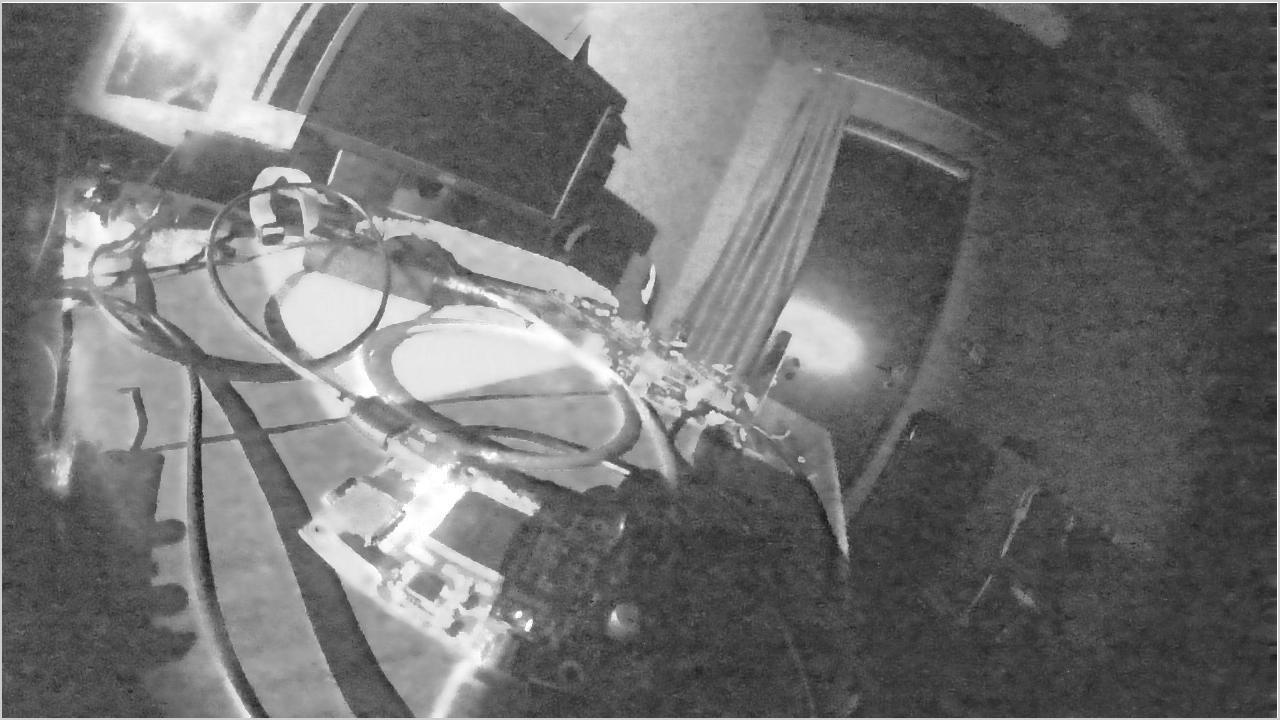
#> input picture image/b_channel_filtered_10.jpg, 1280 x 720 px; the run also reads 1 picture not shown here
$ python test.py
#> lines starting #> are read from the running program, lines starting #| are printed output that depends on the picture
import cv2
import matplotlib.pyplot as plt
import numpy as np

img_origin = cv2.imread('./image/b_channel_filtered_10.jpg')
#> img_origin is the input picture: shape (720, 1280, 3); min 22, max 255, mean 114.2
img_decoder = cv2.imread('./python_out/sample.jpg')

img_diff = (abs(img_origin - img_decoder)) * 10
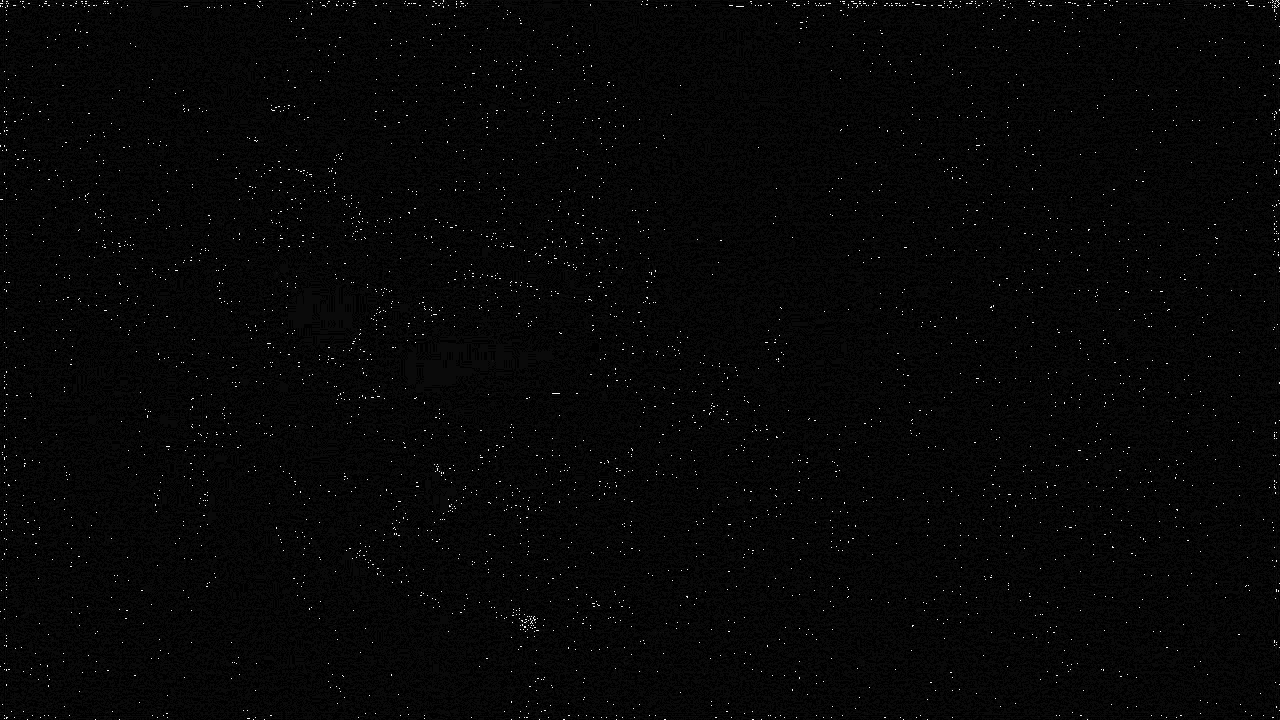
#> img_diff: shape (720, 1280, 3); min 0, max 246, mean 6.3

img_out = np.zeros((720,1280,1),np.uint8)
for i in range(720):
    for j in range(1280):
        img_out[i][j] = 255


cv2.imwrite('./image/white_1280.jpg',img_out,[int(cv2.IMWRITE_JPEG_QUALITY),75])

plt.figure('原始图片与解码图片的对比')
plt.subplot(2,2,1);plt.imshow(img_origin);plt.axis('off');plt.title('origin')
plt.subplot(2,2,2);plt.imshow(img_decoder);plt.axis('off');plt.title('decoder')
plt.subplot(2,2,3);plt.imshow(img_diff);plt.axis('off');plt.title('img_diff')
plt.subplot(2,2,4);plt.imshow(img_out,cmap='gray',vmax=255,vmin=0);plt.axis('off');plt.title('img_out')

plt.show()
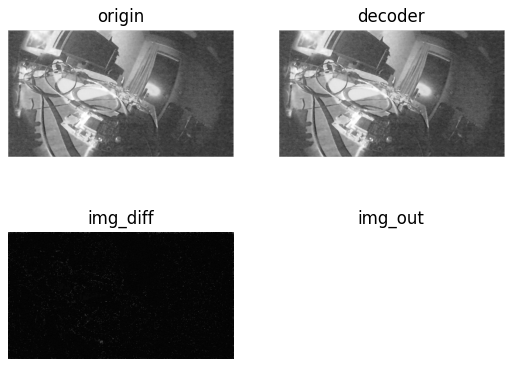
#> figure drawn by matplotlib, 4 panels
